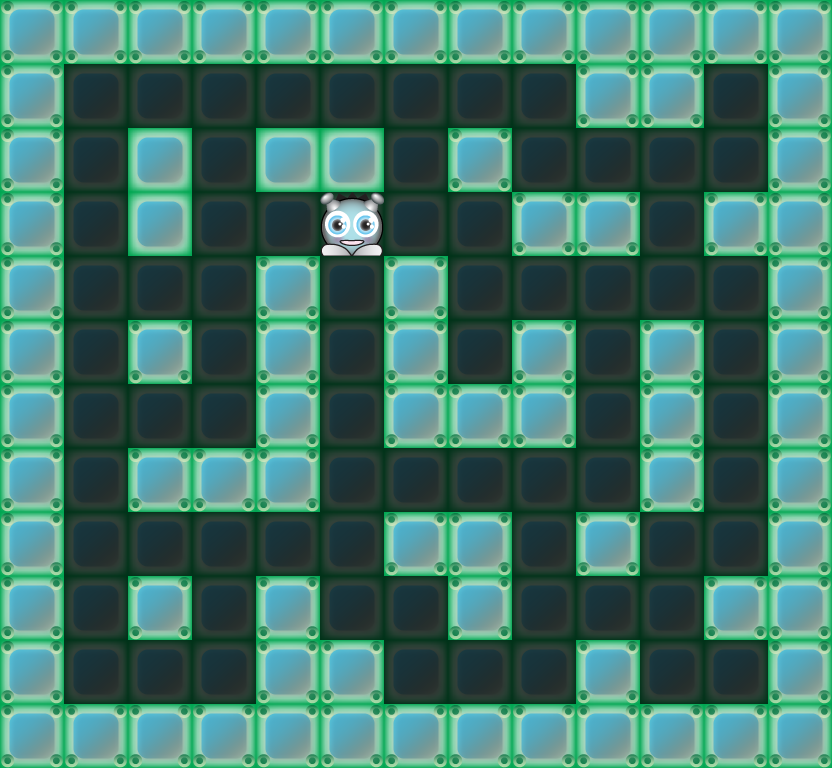

The image is a tile-based game level rendered from a .tmx file. Its description and complete source (layers, tilesets, objects, tile grids) follow:
An orthogonal 13x12 tile map with 64x64 px tiles, 3 tile layers (wallLayer, floorLayer, alienLayer), 1 hidden layer not drawn.

<map version="1.0" orientation="orthogonal" renderorder="right-down" width="13" height="12" tilewidth="64" tileheight="64" nextobjectid="1">
 <tileset firstgid="1" name="timeBombPanic" tilewidth="64" tileheight="64" tilecount="30" columns="5">
  <image source="../images/timeBombPanic.png" width="320" height="419" />
  <tile id="3">
   <properties>
    <property name="name" value="alien" />
   </properties>
  </tile>
  <tile id="4">
   <properties>
    <property name="name" value="bomb" />
   </properties>
  </tile>
 </tileset>
 <layer name="wallLayer" width="13" height="12">
  <data encoding="csv">
2,2,2,2,2,2,2,2,2,2,2,2,2,
2,0,0,0,0,0,0,0,0,2,2,0,2,
2,0,3,0,3,3,0,2,0,0,0,0,2,
2,0,3,0,0,0,0,0,2,2,0,2,2,
2,0,0,0,2,0,2,0,0,0,0,0,2,
2,0,2,0,2,0,2,0,2,0,2,0,2,
2,0,0,0,2,0,2,2,2,0,2,0,2,
2,0,2,2,2,0,0,0,0,0,2,0,2,
2,0,0,0,0,0,2,2,0,2,0,0,2,
2,0,2,0,2,0,0,2,0,0,0,2,2,
2,0,0,0,2,2,0,0,0,2,0,0,2,
2,2,2,2,2,2,2,2,2,2,2,2,2
</data>
 </layer>
 <layer name="floorLayer" width="13" height="12">
  <data encoding="csv">
1,1,1,1,1,1,1,1,1,1,1,1,1,
1,1,1,1,1,1,1,1,1,1,1,1,1,
1,1,1,1,1,1,1,1,1,1,1,1,1,
1,1,1,1,1,1,1,1,1,1,1,1,1,
1,1,1,1,1,1,1,1,1,1,1,1,1,
1,1,1,1,1,1,1,1,1,1,1,1,1,
1,1,1,1,1,1,1,1,1,1,1,1,1,
1,1,1,1,1,1,1,1,1,1,1,1,1,
1,1,1,1,1,1,1,1,1,1,1,1,1,
1,1,1,1,1,1,1,1,1,1,1,1,1,
1,1,1,1,1,1,1,1,1,1,1,1,1,
1,1,1,1,1,1,1,1,1,1,1,1,1
</data>
 </layer>
 <layer name="alienLayer" width="13" height="12">
  <data encoding="csv">
0,0,0,0,0,0,0,0,0,0,0,0,0,
0,0,0,0,0,0,0,0,0,0,0,0,0,
0,0,0,0,0,0,0,0,0,0,0,0,0,
0,0,0,0,0,4,0,0,0,0,0,0,0,
0,0,0,0,0,0,0,0,0,0,0,0,0,
0,0,0,0,0,0,0,0,0,0,0,0,0,
0,0,0,0,0,0,0,0,0,0,0,0,0,
0,0,0,0,0,0,0,0,0,0,0,0,0,
0,0,0,0,0,0,0,0,0,0,0,0,0,
0,0,0,0,0,0,0,0,0,0,0,0,0,
0,0,0,0,0,0,0,0,0,0,0,0,0,
0,0,0,0,0,0,0,0,0,0,0,0,0
</data>
 </layer>
 <layer name="bombLayer" width="13" height="12" visible="0">
  <data encoding="csv">
0,0,0,0,0,0,0,0,0,0,0,0,0,
0,0,0,0,0,0,0,0,0,0,0,0,0,
0,0,0,0,0,0,0,0,0,0,0,0,0,
0,0,0,0,0,0,0,0,0,0,0,0,0,
0,0,0,0,0,0,0,0,0,0,0,0,0,
0,0,0,0,0,0,0,0,0,0,0,0,0,
0,0,0,0,0,0,0,0,0,0,0,0,0,
0,0,0,0,0,0,0,0,5,0,0,0,0,
0,0,0,0,0,0,0,0,0,0,0,0,0,
0,0,0,0,0,0,0,0,0,0,0,0,0,
0,0,0,0,0,0,0,0,0,0,0,0,0,
0,0,0,0,0,0,0,0,0,0,0,0,0
</data>
 </layer>
</map>